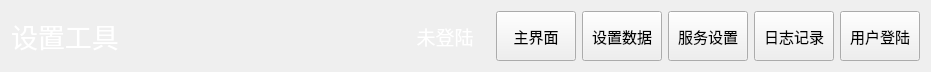
<?xml version="1.0" encoding="UTF-8"?>
<ui version="4.0">
 <class>NavBarWid</class>
 <widget class="QWidget" name="NavBarWid">
  <property name="geometry">
   <rect>
    <x>0</x>
    <y>0</y>
    <width>931</width>
    <height>72</height>
   </rect>
  </property>
  <property name="windowTitle">
   <string>Form</string>
  </property>
  <layout class="QGridLayout" name="gridLayout">
   <item row="0" column="1">
    <spacer name="horizontalSpacer">
     <property name="orientation">
      <enum>Qt::Horizontal</enum>
     </property>
     <property name="sizeHint" stdset="0">
      <size>
       <width>52</width>
       <height>20</height>
      </size>
     </property>
    </spacer>
   </item>
   <item row="0" column="6">
    <widget class="QPushButton" name="logBtn">
     <property name="maximumSize">
      <size>
       <width>200</width>
       <height>50</height>
      </size>
     </property>
     <property name="font">
      <font>
       <family>微软雅黑</family>
       <pointsize>11</pointsize>
      </font>
     </property>
     <property name="text">
      <string>日志记录</string>
     </property>
    </widget>
   </item>
   <item row="0" column="7">
    <widget class="QPushButton" name="loginBtn">
     <property name="maximumSize">
      <size>
       <width>200</width>
       <height>50</height>
      </size>
     </property>
     <property name="font">
      <font>
       <family>微软雅黑</family>
       <pointsize>11</pointsize>
      </font>
     </property>
     <property name="text">
      <string>用户登陆</string>
     </property>
    </widget>
   </item>
   <item row="0" column="3">
    <widget class="QPushButton" name="homeBtn">
     <property name="maximumSize">
      <size>
       <width>200</width>
       <height>50</height>
      </size>
     </property>
     <property name="font">
      <font>
       <family>微软雅黑</family>
       <pointsize>11</pointsize>
      </font>
     </property>
     <property name="text">
      <string>主界面</string>
     </property>
    </widget>
   </item>
   <item row="0" column="4">
    <widget class="QPushButton" name="dataBtn">
     <property name="maximumSize">
      <size>
       <width>200</width>
       <height>50</height>
      </size>
     </property>
     <property name="font">
      <font>
       <family>微软雅黑</family>
       <pointsize>11</pointsize>
      </font>
     </property>
     <property name="text">
      <string>设置数据</string>
     </property>
    </widget>
   </item>
   <item row="0" column="0">
    <widget class="QLabel" name="label">
     <property name="font">
      <font>
       <family>微软雅黑</family>
       <pointsize>20</pointsize>
      </font>
     </property>
     <property name="styleSheet">
      <string notr="true">color: rgb(255, 255, 255);</string>
     </property>
     <property name="text">
      <string>设置工具</string>
     </property>
    </widget>
   </item>
   <item row="0" column="5">
    <widget class="QPushButton" name="setBtn">
     <property name="maximumSize">
      <size>
       <width>200</width>
       <height>50</height>
      </size>
     </property>
     <property name="font">
      <font>
       <family>微软雅黑</family>
       <pointsize>11</pointsize>
      </font>
     </property>
     <property name="text">
      <string>服务设置</string>
     </property>
    </widget>
   </item>
   <item row="0" column="2">
    <widget class="QLabel" name="userLab">
     <property name="minimumSize">
      <size>
       <width>90</width>
       <height>0</height>
      </size>
     </property>
     <property name="font">
      <font>
       <family>微软雅黑</family>
       <pointsize>14</pointsize>
      </font>
     </property>
     <property name="contextMenuPolicy">
      <enum>Qt::PreventContextMenu</enum>
     </property>
     <property name="styleSheet">
      <string notr="true">color: rgb(255, 255, 255);</string>
     </property>
     <property name="text">
      <string>未登陆</string>
     </property>
     <property name="alignment">
      <set>Qt::AlignCenter</set>
     </property>
    </widget>
   </item>
  </layout>
 </widget>
 <resources/>
 <connections/>
</ui>
